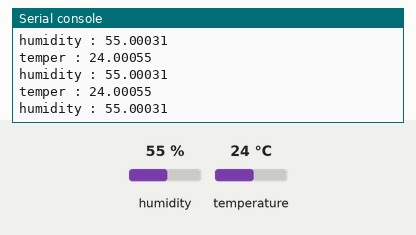
The program below on a simulated MicroPython board. On the bench: the last lines printed to the serial console. The inputs (shaded band) are chosen by the test bench; at power-on: humidity 55 %, temperature 24 °C. Library files of the repository ran but are not shown: dht20.py.

Above: at 1.2 s.
1.3 s: humidity set to 22 %
At 1.6 s:
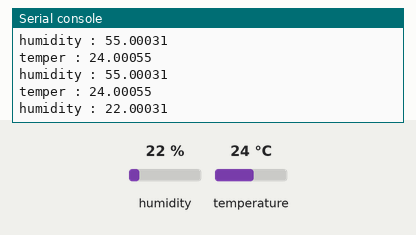
2.8 s: temperature set to 12 °C
At 2.89 s:
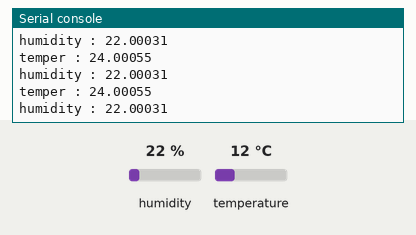
4.3 s: humidity set to 40 %
At 4.35 s:
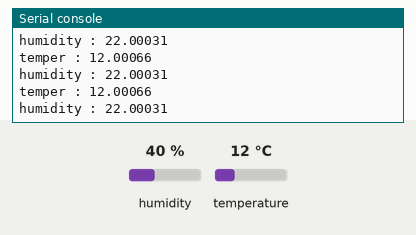
Timing chart, 0 to 7.3 s (numbered marks = the images above; inputs shaded):
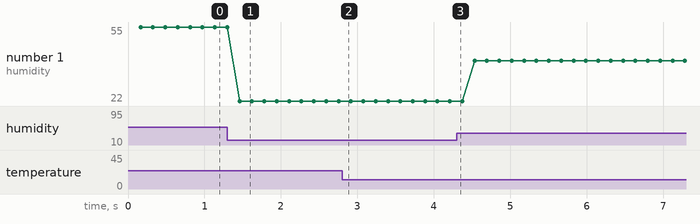

The program:

humidity.py
```python
def humidity():
    from machine import I2C
    from dht20 import DHT20
    import utime
    i2c = I2C(1)
    print(i2c.scan())
    dht20 = DHT20(i2c)
    while True:
        temper = dht20.dht20_temperature()
        humidity = dht20.dht20_humidity()
        print("temper : " + str(temper))
        print("humidity : " + str(humidity))

def motor():
    import machine
    import utime

    # Configure GPIO pin
    motor_pin = machine.Pin(16, machine.Pin.OUT)

    # Turn the motor on and off in a loop
    while True:
        motor_pin.on()  # Turn the motor on
        utime.sleep(1)  # Wait for 1 second
        motor_pin.off()  # Turn the motor off
        utime.sleep(1)  # Wait for 1 second

humidity()
#motor()
```

Measured:
- after the input at 1.3 s, the serial console: prints a new line after 0.16 s (image 1)
- plotted number 1: 55 → 22 after the input at 1.3 s, 22 → 40 after the input at 4.3 s
